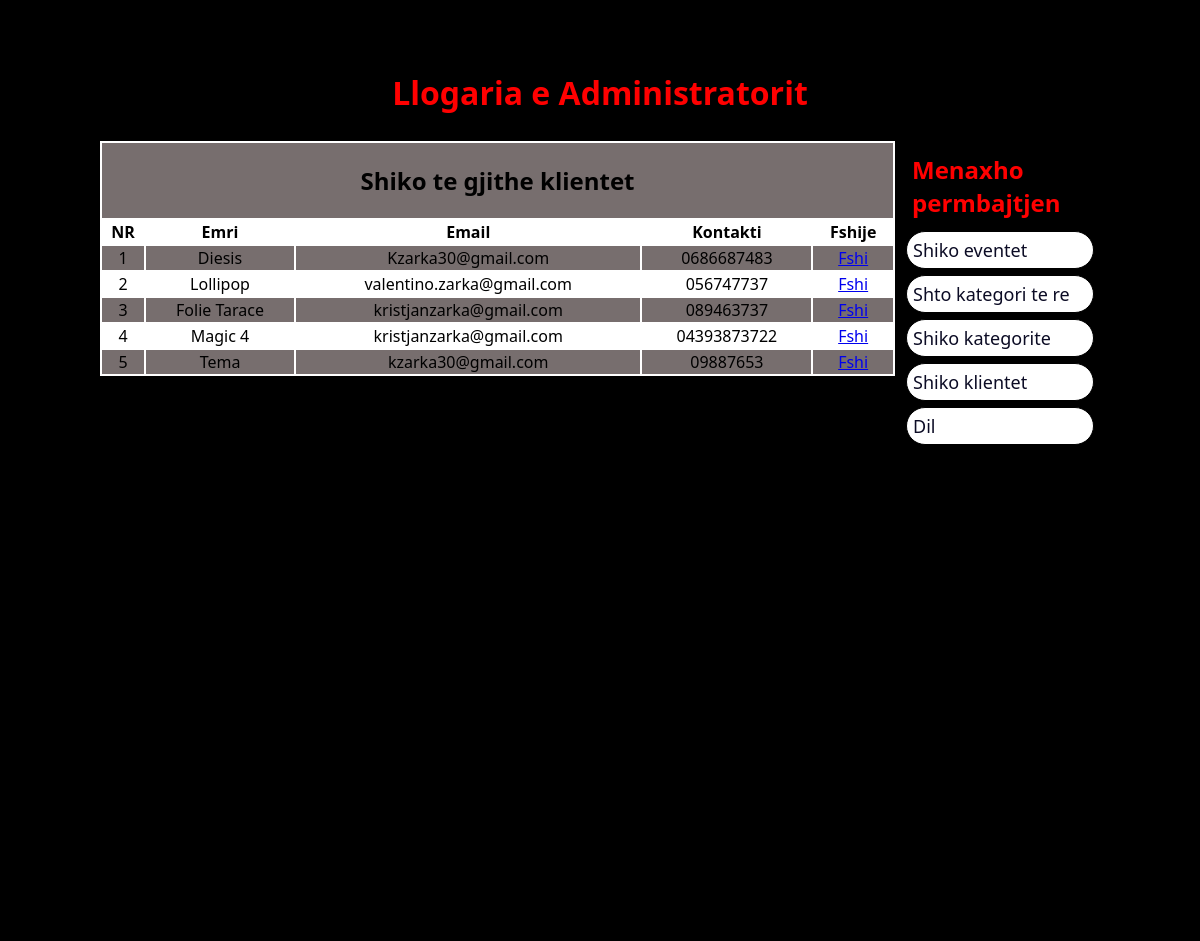
Page /admin.php?shiko_klientet (signed in) on the committed database.
### tables this page shows
CREATE TABLE `biznes` (
  `id` int(11) UNSIGNED NOT NULL,
  `name` varchar(30) NOT NULL,
  `username` varchar(50) NOT NULL,
  `password` varchar(50) NOT NULL,
  `email` varchar(50) NOT NULL,
  `phone` tinytext NOT NULL,
  `image` text NOT NULL
);

### shiko_klientet.php (the view)
<table width="795px" align="center" class="table" style="border:1px">
    <tr>
        <td colspan="6" align="center"><h2>Shiko te gjithe klientet <h2></td>
    </tr>
    <tr>
        <th>NR</th>
        <th>Emri</th>
        <th>Email</th>
        <th>Kontakti</th>
        <th>Fshije</th>
    </tr>
    <?php
        include("includes/database.php");
        $merri_klientet = "select * from biznes";
        $ekzekuto_klientet = mysqli_query($con, $merri_klientet);
        $i = 0;
        while($rresht_klient = mysqli_fetch_array($ekzekuto_klientet)){
            $id_klienti=$rresht_klient['id'];
            $emer_klienti = $rresht_klient['name'];
            $email_klienti = $rresht_klient['email'];
            $kontakt_klienti = $rresht_klient['phone'];
            $i++;
    ?>
    <tr align="center" style="border-top:1px solid black;">
        <td><?php echo $i?></td>
        <td><?php echo $emer_klienti?></td>
        <td><?php echo $email_klienti?></td>
        <td><?php echo $kontakt_klienti?></td>
        <td><a href="fshi_klient.php?fshi_klient=<?php echo $id_klienti; ?>">Fshi</a></td>
    </tr>
        <?php }?>
</table>

### styles/admin_style.css (style rules this page uses)
* { font-family: 'Segoe UI', Tahoma, Geneva, Verdana, sans-serif; }
body { background:rgb(0, 0, 0); }
.table tbody tr:nth-child(odd) { background: rgb(119, 110, 110); }

### rows in the picture
biznes: name "Diesis", email "Kzarka30@gmail.com", phone "0686687483"
biznes: name "Lollipop", email "valentino.zarka@gmail.com", phone "056747737"
biznes: name "Folie Tarace", email "kristjanzarka@gmail.com", phone "089463737"
biznes: name "Magic 4", email "kristjanzarka@gmail.com", phone "04393873722"
biznes: name "Tema", email "kzarka30@gmail.com", phone "09887653"
